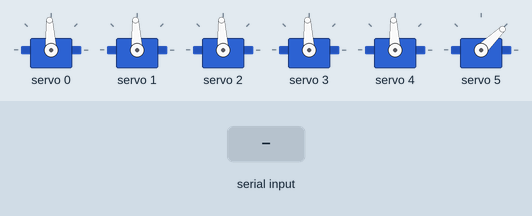
Recording of a sketch running on a simulated ESP32. Shown: 6 × servo. The inputs (shaded band) are chosen by the test bench.

Above: at 1.5 s.
1.6 s: "J,45\n" received over Serial
At 2.3 s:
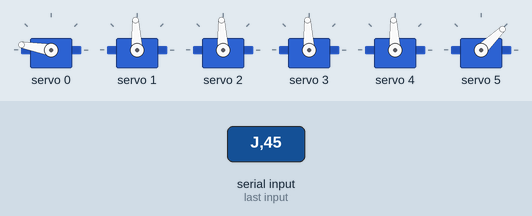
Timing chart, 0 to 4.6 s (numbered marks = the images above; inputs shaded):
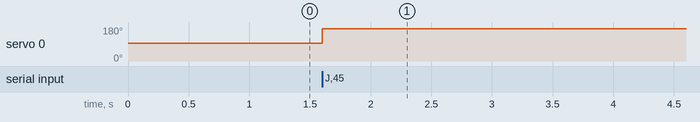

Measured:
- after the input at 1.6 s, servo 0: 93° → 170° at once

The sketch:

esp32.ino
```cpp
#include <Wire.h>
#include <Adafruit_PWMServoDriver.h>

#define SDA_PIN 21
#define SCL_PIN 22

#define SERVO_FREQ 50

// MG996R pulse range
#define SERVO_MIN_US 600
#define SERVO_MAX_US 2400

Adafruit_PWMServoDriver pwm(0x40);

// Joint channels
enum {
  BASE = 0,
  SHOULDER1,
  SHOULDER2,
  ELBOW,
  WRIST,
  GRIPPER
};

int jointMin[6] = {10, 10, 10, 10, 10, 40};
int jointMax[6] = {170,170,320,320,320, 130};

uint16_t usToPulse(int us) {
  return map(us, 0, 20000, 0, 4095);
}

void setServo(uint8_t ch, int deg) {
  deg = constrain(deg, jointMin[ch], jointMax[ch]);
  int us = map(deg, 0, 180, SERVO_MIN_US, SERVO_MAX_US);
  pwm.setPWM(ch, 0, usToPulse(us));
}

void setup() {
  Serial.begin(115200);

  Wire.begin(SDA_PIN, SCL_PIN);
  pwm.begin();
  pwm.setPWMFreq(SERVO_FREQ);
  delay(300);

  for (int i = 0; i < 6; i++)
    setServo(i, 90);

  setServo(GRIPPER, 40);

}

void processJointCmd(int id, int deg) {
  if (id < 0 || id > 5) return;
  setServo(id, deg);
}

void processAllCmd(int *v) {
  for (int i = 0; i < 6; i++)
    setServo(i, v[i]);
}

void loop() {
  if (Serial.available()) {
    String cmd = Serial.readStringUntil('\n');
    cmd.trim();

    if (cmd.startsWith("J")) {
      int id, deg;
      sscanf(cmd.c_str(), "J %d %d", &id, &deg);
      processJointCmd(id, deg);
    }

    else if (cmd.startsWith("A")) {
      int v[6];
      if (sscanf(cmd.c_str(),
          "A %d %d %d %d %d %d",
          &v[0], &v[1], &v[2],
          &v[3], &v[4], &v[5]) == 6) {
        processAllCmd(v);
      }
    }
  }
}
```
